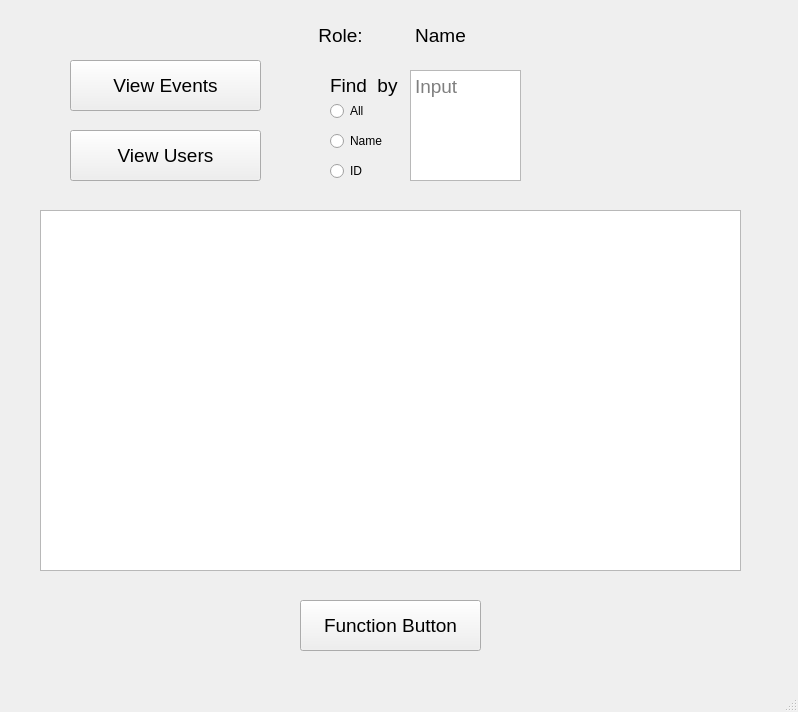
<?xml version="1.0" encoding="UTF-8"?>
<ui version="4.0">
 <class>MainWindow</class>
 <widget class="QMainWindow" name="MainWindow">
  <property name="geometry">
   <rect>
    <x>0</x>
    <y>0</y>
    <width>798</width>
    <height>712</height>
   </rect>
  </property>
  <property name="windowTitle">
   <string>MainWindow</string>
  </property>
  <widget class="QWidget" name="centralwidget">
   <widget class="QPushButton" name="functionButton">
    <property name="geometry">
     <rect>
      <x>300</x>
      <y>600</y>
      <width>181</width>
      <height>51</height>
     </rect>
    </property>
    <property name="font">
     <font>
      <pointsize>14</pointsize>
     </font>
    </property>
    <property name="text">
     <string>Function Button</string>
    </property>
   </widget>
   <widget class="QTextBrowser" name="outputBox">
    <property name="geometry">
     <rect>
      <x>40</x>
      <y>210</y>
      <width>701</width>
      <height>361</height>
     </rect>
    </property>
   </widget>
   <widget class="QPushButton" name="listButton">
    <property name="geometry">
     <rect>
      <x>70</x>
      <y>60</y>
      <width>191</width>
      <height>51</height>
     </rect>
    </property>
    <property name="font">
     <font>
      <pointsize>14</pointsize>
     </font>
    </property>
    <property name="text">
     <string>View Events</string>
    </property>
   </widget>
   <widget class="QLabel" name="roleLabel">
    <property name="geometry">
     <rect>
      <x>280</x>
      <y>20</y>
      <width>121</width>
      <height>31</height>
     </rect>
    </property>
    <property name="font">
     <font>
      <pointsize>14</pointsize>
     </font>
    </property>
    <property name="text">
     <string>Role:</string>
    </property>
    <property name="alignment">
     <set>Qt::AlignCenter</set>
    </property>
   </widget>
   <widget class="QLabel" name="nameLabel">
    <property name="geometry">
     <rect>
      <x>370</x>
      <y>20</y>
      <width>141</width>
      <height>31</height>
     </rect>
    </property>
    <property name="font">
     <font>
      <pointsize>14</pointsize>
     </font>
    </property>
    <property name="text">
     <string>Name</string>
    </property>
    <property name="alignment">
     <set>Qt::AlignCenter</set>
    </property>
   </widget>
   <widget class="QPushButton" name="usersButton">
    <property name="geometry">
     <rect>
      <x>70</x>
      <y>130</y>
      <width>191</width>
      <height>51</height>
     </rect>
    </property>
    <property name="font">
     <font>
      <pointsize>14</pointsize>
     </font>
    </property>
    <property name="text">
     <string>View Users</string>
    </property>
   </widget>
   <widget class="QLabel" name="label">
    <property name="geometry">
     <rect>
      <x>330</x>
      <y>70</y>
      <width>81</width>
      <height>31</height>
     </rect>
    </property>
    <property name="font">
     <font>
      <pointsize>14</pointsize>
     </font>
    </property>
    <property name="text">
     <string>Find  by</string>
    </property>
   </widget>
   <widget class="QRadioButton" name="allButton">
    <property name="geometry">
     <rect>
      <x>330</x>
      <y>100</y>
      <width>95</width>
      <height>22</height>
     </rect>
    </property>
    <property name="text">
     <string>All</string>
    </property>
   </widget>
   <widget class="QRadioButton" name="nameButton">
    <property name="geometry">
     <rect>
      <x>330</x>
      <y>130</y>
      <width>95</width>
      <height>22</height>
     </rect>
    </property>
    <property name="text">
     <string>Name</string>
    </property>
   </widget>
   <widget class="QRadioButton" name="IDButton">
    <property name="geometry">
     <rect>
      <x>330</x>
      <y>160</y>
      <width>95</width>
      <height>22</height>
     </rect>
    </property>
    <property name="text">
     <string>ID</string>
    </property>
   </widget>
   <widget class="QPlainTextEdit" name="inputBox">
    <property name="geometry">
     <rect>
      <x>410</x>
      <y>70</y>
      <width>111</width>
      <height>111</height>
     </rect>
    </property>
    <property name="font">
     <font>
      <pointsize>14</pointsize>
     </font>
    </property>
    <property name="placeholderText">
     <string>Input</string>
    </property>
   </widget>
  </widget>
  <widget class="QMenuBar" name="menubar">
   <property name="geometry">
    <rect>
     <x>0</x>
     <y>0</y>
     <width>798</width>
     <height>22</height>
    </rect>
   </property>
  </widget>
  <widget class="QStatusBar" name="statusbar"/>
 </widget>
 <resources/>
 <connections/>
</ui>
